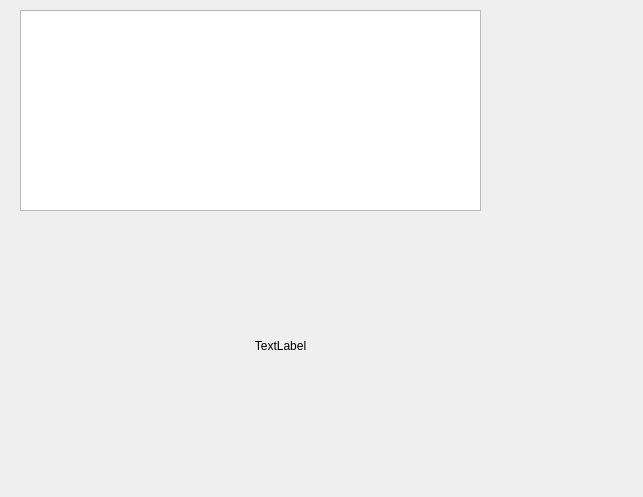
<?xml version="1.0" encoding="UTF-8"?>
<ui version="4.0">
 <class>Widget</class>
 <widget class="QWidget" name="Widget">
  <property name="geometry">
   <rect>
    <x>0</x>
    <y>0</y>
    <width>643</width>
    <height>497</height>
   </rect>
  </property>
  <property name="windowTitle">
   <string>Widget</string>
  </property>
  <widget class="QLabel" name="label">
   <property name="geometry">
    <rect>
     <x>170</x>
     <y>300</y>
     <width>221</width>
     <height>91</height>
    </rect>
   </property>
   <property name="text">
    <string>TextLabel</string>
   </property>
   <property name="alignment">
    <set>Qt::AlignCenter</set>
   </property>
  </widget>
  <widget class="QPlainTextEdit" name="plainTextEdit">
   <property name="geometry">
    <rect>
     <x>20</x>
     <y>10</y>
     <width>461</width>
     <height>201</height>
    </rect>
   </property>
  </widget>
 </widget>
 <resources/>
 <connections/>
</ui>
